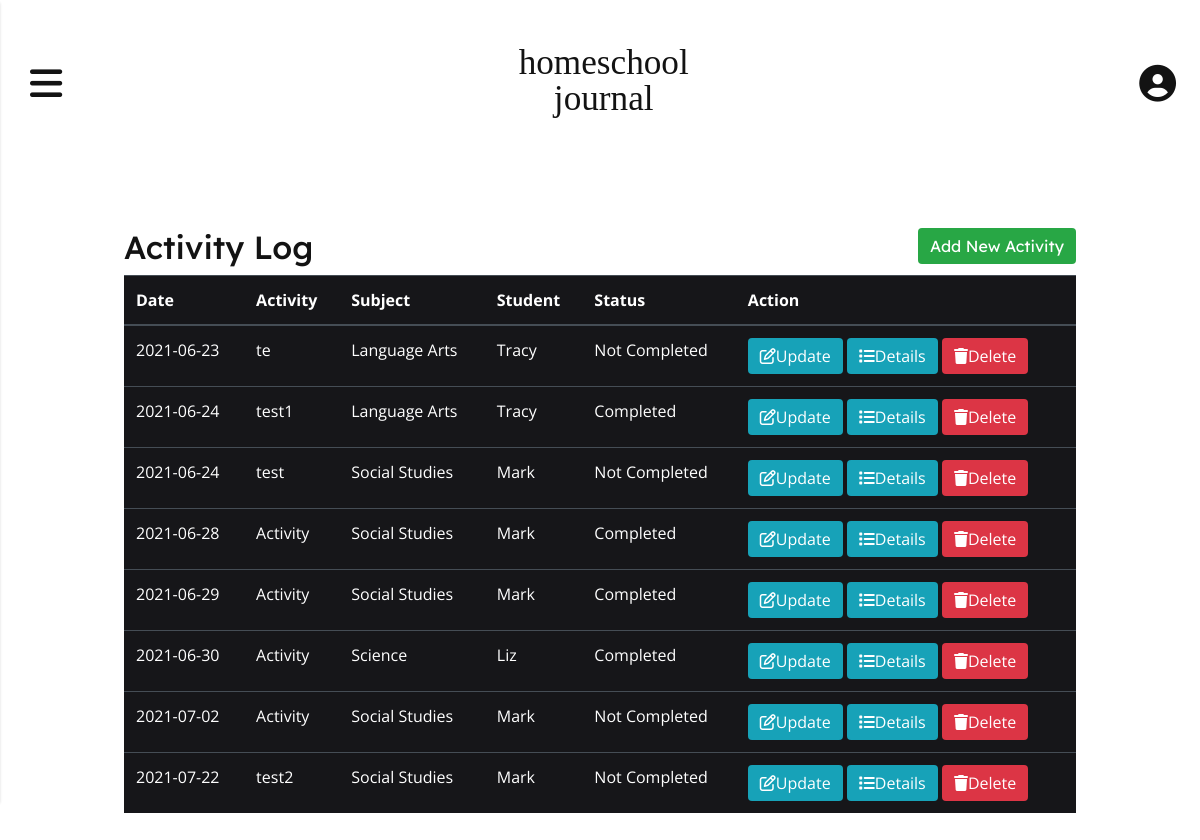
Page /log (signed in) on the committed database.
### app/models.py (models this page shows, shortened)
class Activity(db.Model):
    id = db.Column(db.Integer, primary_key=True)
    title = db.Column(db.String(150), index=True, nullable=False)
    user_id = db.Column(db.Integer, db.ForeignKey('user.id'), index=True)
    subject_id = db.Column(db.Integer, db.ForeignKey('subject.id'), index=True, nullable=False)
    student_id = db.Column(db.Integer, db.ForeignKey('student.id'), index=True, nullable=False)
    description = db.Column(db.Text, index=True)
    resources = db.Column(db.Text, index=True)
    activity_date = db.Column(db.String(64), index=True, nullable=False)
    notes = db.Column(db.Text, index=True)
    status = db.Column(db.String(64), index=True, nullable=False)

class Subject(db.Model):
    id = db.Column(db.Integer, primary_key=True)
    user_id = db.Column(db.Integer, db.ForeignKey('user.id'), index=True)
    subject_name = db.Column(db.String(64), index=True)
    activities = db.relationship('Activity', backref='subject', lazy='dynamic')
    def __str__(self):
        return self.subject_name

class Student(db.Model):
    id = db.Column(db.Integer, primary_key=True)
    student_name = db.Column(db.String(64), index=True)
    user_id = db.Column(db.Integer, db.ForeignKey('user.id'))
    attendance = db.relationship('Attendance', backref='student', lazy='dynamic')
    activities = db.relationship('Activity', backref='student', lazy='dynamic')
    def __str__(self):
        return self.student_name

### app/routes.py (the view)
@app.route('/log', methods = ('GET', 'POST'))
@login_required
def log():
    activities = current_user.activities.order_by(Activity.activity_date).all()
    return render_template('log.html', activities=activities)

### app/models.py (called while the page is built)
@login.user_loader
def load_user(id):
    return User.query.get(int(id))

### app/templates/log.html (shortened to what this page needs)
{% extends 'base.html' %}
{% block content %}
    <div class="activity-log-header">
        <h2>Activity Log <a href="{{ url_for('add') }}" id="add-btn" class="btn btn-success float-right">Add New Activity</a></h2>
    </div>
    <table class="table table-hover table-dark">
        <thead>
            <tr>
                <th>Date</th>
                <th>Activity</th>
                <th>Subject</th>
                <th>Student</th>
                <th>Status</th>
                <th>Action</th>
            </tr>
        </thead>
        <tbody>
            {% for activity in activities %}
            <tr>
                <td>{{ activity.activity_date }}</td>
                <td>{{ activity.title }}</td>
                <td>{{ activity.subject }}</td>
                <td>{{ activity.student }}</td>
                <td>{{ activity.status }}</td>
                <td>
                    <a href="{{ url_for('update', title=activity.title) }}" class="btn btn-info btn-xs"><i class="far fa-edit"></i>Update</a>
                    <a href="{{ url_for('details', title=activity.title) }}" class="btn btn-info btn-xs"><i class="fas fa-list"></i></i>Details</a>
                    <a href="{{ url_for('delete', id=activity.id) }}" class="btn btn-danger btn-xs" onclick="return confirm('Are you sure you want to delete?')"><i class="fas fa-trash"></i>Delete</a>
                </td>
            </tr>
            {% endfor %}
        </tbody>
    </table>
{% endblock %}

### app/static/style.css (style rules this page uses)
:root { --black: #131313; --white: #FFFFFF; --bg-light: #EBF6F2; --bg-navbar: #DEDBFE; --bg-dark: #167973; --bg-activity-display: hsla(245, 100%, 95%, 0.9); --bg-completed: hsla(160, 36%, 88%, 1); --bg-notcompleted: hsla(246, 91%, 65%, 0.21); --completed-color: hsla(176, 69%, 28%, 1); --notcompleted-color: hsla(246, 54%, 53%, 1); --content-bg-light: #D7ECE5; --attendance-bg:#FBE6CC; --link-color: #6354F7; --link-hover-color: #872CA7; --highlight-color: #6354F7; --btn-bright: #FE6146; --btn-bright-hover: #C84832; --btn-activity-display: hsla(246, 91%, 65%, 1); --btn-activity-display-hover: hsla(246, 91%, 55%, 1); --btn-bg-color-light: #C7C4E3; --btn-edit: hsla(33, 85%, 89%, 1); --btn-details: hsla(220, 78%, 89%, 1); --btn-delete: hsla(3, 56%, 49%, 0.3); --btn-edit-hover: hsla(33, 85%, 79%, 1); --btn-details-hover: hsla(220, 78%, 79%, 1); --btn-delete-hover: hsla(3, 66%, 42%, 0.4); --alert-color: rgba(196, 61, 55, 0.3); --header-icon-hover-color: #872CA7; --border-light: #D7DADD; }
*, *:before, *:after { box-sizing: border-box; }
body { margin: 0; padding: 0; background-color: var(--white); color: #131313; font-family: 'Open Sans', sans-serif; font-weight: 400; }
a { text-decoration:none; color: var(--link-color); cursor: pointer; }
h1, h2, h3, h4 { font-family: "Lexend Deca", serif; }
.btn { border: unset; cursor: pointer; }
.activity-log-header { padding-top: 30px; }
.table-dark { background-color: #161619; color: #FFFFFF; }

### rows in the picture
Activity: activity_date "2021-06-23", title "te", subject "Language Arts", student "Tracy", status "Not Completed"
Activity: activity_date "2021-06-24", title "test1", subject "Language Arts", student "Tracy", status "Completed"
Activity: activity_date "2021-06-24", title "test", subject "Social Studies", student "Mark", status "Not Completed"
Activity: activity_date "2021-06-28", title "Activity", subject "Social Studies", student "Mark", status "Completed"
Activity: activity_date "2021-06-29", title "Activity", subject "Social Studies", student "Mark", status "Completed"
Activity: activity_date "2021-06-30", title "Activity", subject "Science", student "Liz", status "Completed"
Activity: activity_date "2021-07-02", title "Activity", subject "Social Studies", student "Mark", status "Not Completed"
Activity: activity_date "2021-07-22", title "test2", subject "Social Studies", student "Mark", status "Not Completed"
